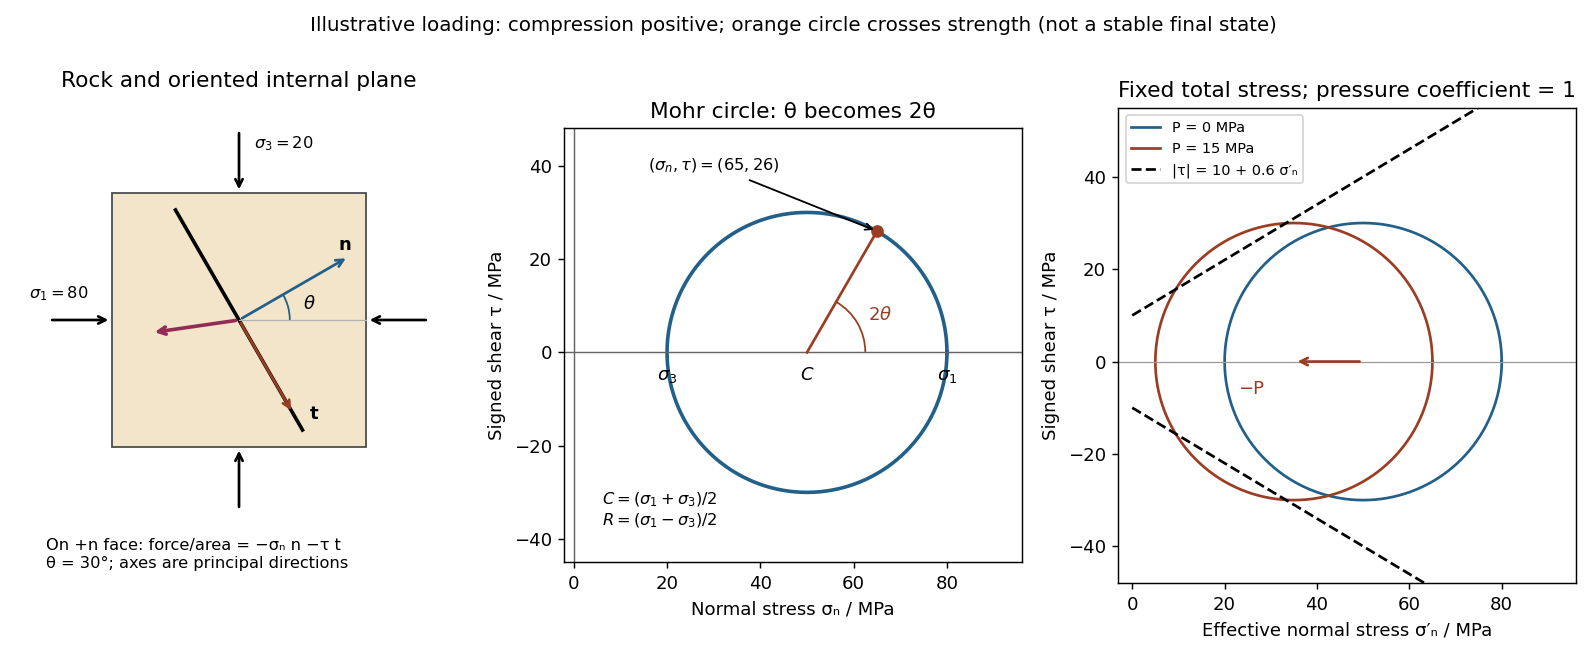

This figure's Python source:
"""Original stress construction, Python 3.14.4 / NumPy 2.3.5 / Matplotlib 3.10.7.
Compression positive. theta measures the normal counterclockwise from sigma1;
positive shear uses clockwise tangent t=(sin(theta),-cos(theta)).
Writes an opaque basename PNG to the current working directory.
"""
from pathlib import Path
import numpy as np
import matplotlib
matplotlib.use("Agg")
import matplotlib.pyplot as plt
from matplotlib.patches import Arc, Rectangle

def arrow(ax,a,b,color="black",lw=1.5):
    ax.annotate("",xy=b,xytext=a,arrowprops={"arrowstyle":"->","color":color,"lw":lw})

def main():
    plt.rcParams.update({"font.size":10})
    fig,axes=plt.subplots(1,3,figsize=(12.2,5),layout="constrained")
    fig.set_constrained_layout_pads(h_pad=.12,w_pad=.08)
    ax=axes[0]
    ax.add_patch(Rectangle((-1,-1),2,2,facecolor="#f2e5ca",edgecolor="0.3"))
    for a,b in [((-1.5,0),(-1,0)),((1.5,0),(1,0)),((0,-1.5),(0,-1)),((0,1.5),(0,1))]: arrow(ax,a,b)
    ax.text(-1.65,.17,r"$\sigma_1=80$",fontsize=9)
    ax.text(.12,1.35,r"$\sigma_3=20$",fontsize=9)
    n=np.array([np.cos(np.pi/6),np.sin(np.pi/6)]);t=np.array([n[1],-n[0]])
    ax.plot([-t[0],t[0]],[-t[1],t[1]],"k",lw=2)
    arrow(ax,(0,0),n,"#225f89");ax.text(*(.9*n+[0,.1]),r"$\mathbf{n}$")
    arrow(ax,(0,0),.85*t,"#9a3d23");ax.text(*(.9*t+[.1,0]),r"$\mathbf{t}$")
    ax.plot([0,1],[0,0],color="0.7",lw=.7)
    ax.add_patch(Arc((0,0),.8,.8,theta1=0,theta2=30,color="#225f89"));ax.text(.5,.09,r"$\theta$")
    # Physical force on the positive-normal face is minus compression-positive traction.
    arrow(ax,(0,0),(-.8*n[0],-.2*n[1]),"#932b56",2)
    ax.text(-1.52,-1.95,"On +n face: force/area = −σₙ n −τ t\nθ = 30°; axes are principal directions",fontsize=9)
    ax.set(xlim=(-1.8,1.8),ylim=(-2.15,1.75),title="Rock and oriented internal plane")
    ax.set_aspect("equal");ax.axis("off")
    a=np.linspace(0,2*np.pi,721)
    ax=axes[1];C,R=50,30
    ax.plot(C+R*np.cos(a),R*np.sin(a),color="#225f89",lw=2)
    ax.axhline(0,color="0.4",lw=.8);ax.axvline(0,color="0.4",lw=.8)
    px,py=C+R/2,R*np.sqrt(3)/2
    ax.plot([C,px],[0,py],color="#9a3d23");ax.plot(px,py,"o",color="#9a3d23")
    ax.add_patch(Arc((C,0),25,25,theta1=0,theta2=60,color="#9a3d23"))
    ax.text(63,7,r"$2\theta$",color="#9a3d23")
    ax.annotate(r"$(\sigma_n,\tau)=(65,26)$",(px,py),xytext=(16,39),arrowprops={"arrowstyle":"->"},fontsize=9)
    for x,label in [(20,r"$\sigma_3$"),(50,r"$C$"),(80,r"$\sigma_1$")]:ax.text(x,-6,label,ha="center")
    ax.text(6,-37,r"$C=(\sigma_1+\sigma_3)/2$"+"\n"+r"$R=(\sigma_1-\sigma_3)/2$",fontsize=9)
    ax.set(xlim=(-2,96),ylim=(-45,48),xlabel="Normal stress σₙ / MPa",ylabel="Signed shear τ / MPa",title="Mohr circle: θ becomes 2θ");ax.set_aspect("equal")
    ax=axes[2]
    ax.plot(C+R*np.cos(a),R*np.sin(a),color="#225f89",label="P = 0 MPa")
    ax.plot(C-15+R*np.cos(a),R*np.sin(a),color="#9a3d23",label="P = 15 MPa")
    s=np.linspace(0,90,100)
    ax.plot(s,10+.6*s,"k--",label="|τ| = 10 + 0.6 σ′ₙ")
    ax.plot(s,-10-.6*s,"k--")
    ax.axhline(0,color="0.6",lw=.7);arrow(ax,(50,0),(35,0),"#9a3d23")
    ax.text(23,-7,"−P",color="#9a3d23")
    ax.set(xlim=(-3,96),ylim=(-48,55),xlabel="Effective normal stress σ′ₙ / MPa",ylabel="Signed shear τ / MPa",title="Fixed total stress; pressure coefficient = 1")
    ax.legend(fontsize=8,loc="upper left");ax.set_aspect("equal")
    fig.suptitle("Illustrative loading: compression positive; orange circle crosses strength (not a stable final state)",fontsize=11)
    fig.savefig(Path(__file__).with_suffix(".png").name,dpi=130,facecolor="white")

if __name__=="__main__":main()
